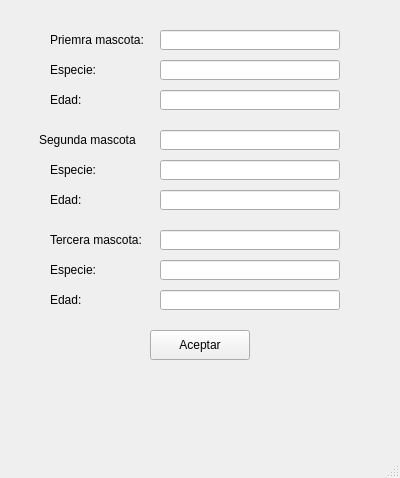
<?xml version="1.0" encoding="UTF-8"?>
<ui version="4.0">
 <class>MainWindow</class>
 <widget class="QMainWindow" name="MainWindow">
  <property name="geometry">
   <rect>
    <x>0</x>
    <y>0</y>
    <width>400</width>
    <height>478</height>
   </rect>
  </property>
  <property name="windowTitle">
   <string>Registro de Mascotas</string>
  </property>
  <widget class="QWidget" name="centralwidget">
   <widget class="QLabel" name="labelNombreMascota1">
    <property name="geometry">
     <rect>
      <x>50</x>
      <y>30</y>
      <width>100</width>
      <height>20</height>
     </rect>
    </property>
    <property name="text">
     <string>Priemra mascota:</string>
    </property>
   </widget>
   <widget class="QLineEdit" name="lineEditNombreMascota1">
    <property name="geometry">
     <rect>
      <x>160</x>
      <y>30</y>
      <width>180</width>
      <height>20</height>
     </rect>
    </property>
   </widget>
   <widget class="QLabel" name="labelTipoMascota1">
    <property name="geometry">
     <rect>
      <x>50</x>
      <y>60</y>
      <width>100</width>
      <height>20</height>
     </rect>
    </property>
    <property name="text">
     <string>Especie:</string>
    </property>
   </widget>
   <widget class="QLineEdit" name="lineEditTipoMascota1">
    <property name="geometry">
     <rect>
      <x>160</x>
      <y>60</y>
      <width>180</width>
      <height>20</height>
     </rect>
    </property>
   </widget>
   <widget class="QLabel" name="labelEdadMascota1">
    <property name="geometry">
     <rect>
      <x>50</x>
      <y>90</y>
      <width>100</width>
      <height>20</height>
     </rect>
    </property>
    <property name="text">
     <string>Edad:</string>
    </property>
   </widget>
   <widget class="QLineEdit" name="lineEditEdadMascota1">
    <property name="geometry">
     <rect>
      <x>160</x>
      <y>90</y>
      <width>180</width>
      <height>20</height>
     </rect>
    </property>
   </widget>
   <widget class="QLabel" name="labelNombreMascota2">
    <property name="geometry">
     <rect>
      <x>39</x>
      <y>130</y>
      <width>111</width>
      <height>20</height>
     </rect>
    </property>
    <property name="text">
     <string>Segunda mascota</string>
    </property>
   </widget>
   <widget class="QLineEdit" name="lineEditNombreMascota2">
    <property name="geometry">
     <rect>
      <x>160</x>
      <y>130</y>
      <width>180</width>
      <height>20</height>
     </rect>
    </property>
   </widget>
   <widget class="QLabel" name="labelTipoMascota2">
    <property name="geometry">
     <rect>
      <x>50</x>
      <y>160</y>
      <width>100</width>
      <height>20</height>
     </rect>
    </property>
    <property name="text">
     <string>Especie:</string>
    </property>
   </widget>
   <widget class="QLineEdit" name="lineEditTipoMascota2">
    <property name="geometry">
     <rect>
      <x>160</x>
      <y>160</y>
      <width>180</width>
      <height>20</height>
     </rect>
    </property>
   </widget>
   <widget class="QLabel" name="labelEdadMascota2">
    <property name="geometry">
     <rect>
      <x>50</x>
      <y>190</y>
      <width>100</width>
      <height>20</height>
     </rect>
    </property>
    <property name="text">
     <string>Edad:</string>
    </property>
   </widget>
   <widget class="QLineEdit" name="lineEditEdadMascota2">
    <property name="geometry">
     <rect>
      <x>160</x>
      <y>190</y>
      <width>180</width>
      <height>20</height>
     </rect>
    </property>
   </widget>
   <widget class="QLabel" name="labelNombreMascota3">
    <property name="geometry">
     <rect>
      <x>50</x>
      <y>230</y>
      <width>100</width>
      <height>20</height>
     </rect>
    </property>
    <property name="text">
     <string>Tercera mascota:</string>
    </property>
   </widget>
   <widget class="QLineEdit" name="lineEditNombreMascota3">
    <property name="geometry">
     <rect>
      <x>160</x>
      <y>230</y>
      <width>180</width>
      <height>20</height>
     </rect>
    </property>
   </widget>
   <widget class="QLabel" name="labelTipoMascota3">
    <property name="geometry">
     <rect>
      <x>50</x>
      <y>260</y>
      <width>100</width>
      <height>20</height>
     </rect>
    </property>
    <property name="text">
     <string>Especie:</string>
    </property>
   </widget>
   <widget class="QLineEdit" name="lineEditTipoMascota3">
    <property name="geometry">
     <rect>
      <x>160</x>
      <y>260</y>
      <width>180</width>
      <height>20</height>
     </rect>
    </property>
   </widget>
   <widget class="QLabel" name="labelEdadMascota3">
    <property name="geometry">
     <rect>
      <x>50</x>
      <y>290</y>
      <width>100</width>
      <height>20</height>
     </rect>
    </property>
    <property name="text">
     <string>Edad:</string>
    </property>
   </widget>
   <widget class="QLineEdit" name="lineEditEdadMascota3">
    <property name="geometry">
     <rect>
      <x>160</x>
      <y>290</y>
      <width>180</width>
      <height>20</height>
     </rect>
    </property>
   </widget>
   <widget class="QPushButton" name="pushButton">
    <property name="geometry">
     <rect>
      <x>150</x>
      <y>330</y>
      <width>100</width>
      <height>30</height>
     </rect>
    </property>
    <property name="text">
     <string>Aceptar</string>
    </property>
   </widget>
   <widget class="QLabel" name="labelResultado">
    <property name="geometry">
     <rect>
      <x>50</x>
      <y>370</y>
      <width>300</width>
      <height>51</height>
     </rect>
    </property>
    <property name="text">
     <string/>
    </property>
   </widget>
  </widget>
  <widget class="QMenuBar" name="menubar">
   <property name="geometry">
    <rect>
     <x>0</x>
     <y>0</y>
     <width>400</width>
     <height>26</height>
    </rect>
   </property>
  </widget>
  <widget class="QStatusBar" name="statusbar"/>
 </widget>
 <resources/>
 <connections/>
</ui>
